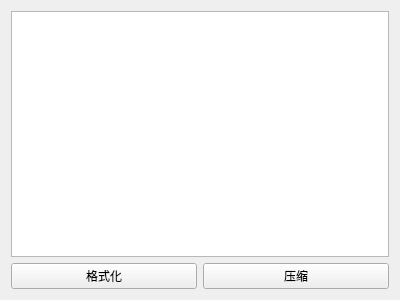
<?xml version="1.0" encoding="UTF-8"?>
<ui version="4.0">
 <class>Form</class>
 <widget class="QWidget" name="Form">
  <property name="geometry">
   <rect>
    <x>0</x>
    <y>0</y>
    <width>400</width>
    <height>300</height>
   </rect>
  </property>
  <property name="windowTitle">
   <string>Form</string>
  </property>
  <layout class="QGridLayout" name="gridLayout">
   <item row="0" column="0" colspan="2">
    <widget class="QTextEdit" name="textEdit"/>
   </item>
   <item row="1" column="0">
    <widget class="QPushButton" name="format_pushButton">
     <property name="text">
      <string>格式化</string>
     </property>
    </widget>
   </item>
   <item row="1" column="1">
    <widget class="QPushButton" name="compress_pushButton">
     <property name="text">
      <string>压缩</string>
     </property>
    </widget>
   </item>
  </layout>
 </widget>
 <resources/>
 <connections/>
</ui>
